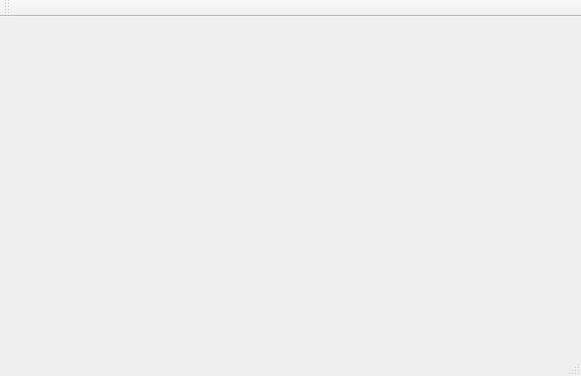
<?xml version="1.0" encoding="UTF-8"?>
<ui version="4.0">
 <class>MainWindow</class>
 <widget class="QMainWindow" name="MainWindow">
  <property name="geometry">
   <rect>
    <x>0</x>
    <y>0</y>
    <width>581</width>
    <height>376</height>
   </rect>
  </property>
  <property name="windowTitle">
   <string>MainWindow</string>
  </property>
  <widget class="QWidget" name="centralWidget"/>
  <widget class="QMenuBar" name="menuBar">
   <property name="geometry">
    <rect>
     <x>0</x>
     <y>0</y>
     <width>581</width>
     <height>21</height>
    </rect>
   </property>
  </widget>
  <widget class="QToolBar" name="mainToolBar">
   <attribute name="toolBarArea">
    <enum>TopToolBarArea</enum>
   </attribute>
   <attribute name="toolBarBreak">
    <bool>false</bool>
   </attribute>
  </widget>
  <widget class="QStatusBar" name="statusBar"/>
 </widget>
 <layoutdefault spacing="6" margin="11"/>
 <resources/>
 <connections/>
</ui>
